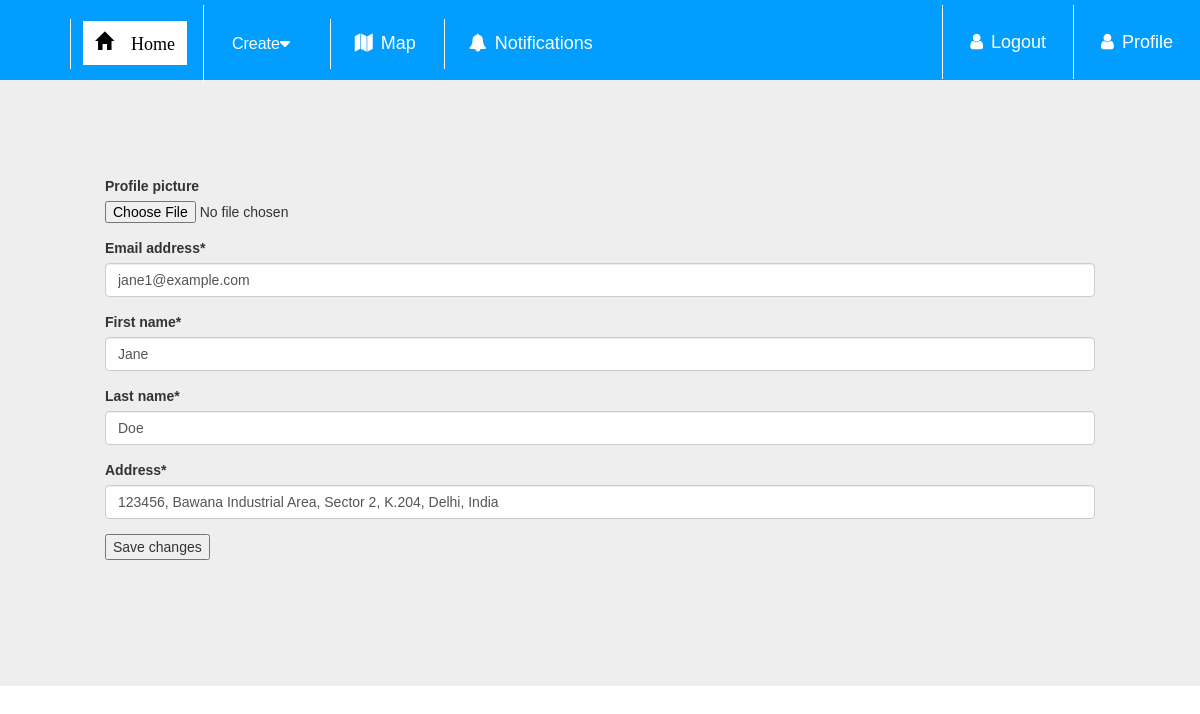
Page /account/ (signed in) on the committed database.
### hello/models.py (models this page shows, shortened)
class User(AbstractUser):
    username = None
    email = models.EmailField(_('email address'), unique=True)
    USERNAME_FIELD = 'email'
    REQUIRED_FIELDS = []
    objects = CustomUserManager()
    profile_picture = models.ImageField(blank=True, null=True, upload_to="i/")
    first_name = models.CharField(max_length=255)
    last_name = models.CharField(max_length=255)
    address = models.CharField(max_length=2225, default="Mount Albert, Auckland, New Zealand")
    class Meta:
        ordering = ['email']

### hello/views.py (the view)
# urls.py: path(r"account/", views.edit_profile, name="account"),
@login_required
def edit_profile(request):
    if request.method == 'POST':
        form = CustomUserChangeForm(request.POST, instance=request.user)
        if form.is_valid():
            form.save()
            messages.success(request, "Thank you! You have successfully updated your account!")
            return redirect('hello:account')
    else:
        form = CustomUserChangeForm(instance=request.user)
    args = {}
    args.update(csrf(request))
    args['user_form'] = form
    return render(request, 'registration/profile.html', args)

### hello/forms.py
class CustomUserChangeForm(forms.ModelForm):
    class Meta:
        model = User
        fields = ("profile_picture", "email", "first_name", "last_name", "address")

### hello/templates/registration/profile.html (shortened to what this page needs)
{% extends "home.html" %}
{% load crispy_forms_tags %}
{% block content %}
<form method="post" action="{% url 'hello:account' %}">
    {{ user_form|crispy }}
  <button type="submit">Save changes</button>
</form>
{% endblock %}

### hello/templates/base.html (style rules this page uses)
body { margin:0; padding: 0; font-family: verdana, sans-serif; background-color: #FFFFFF; }

### rows in the picture
User: email "jane1@example.com", first_name "Jane", last_name "Doe", address "123456, Bawana Industrial Area, Sector 2, K.204, Delhi, India"
